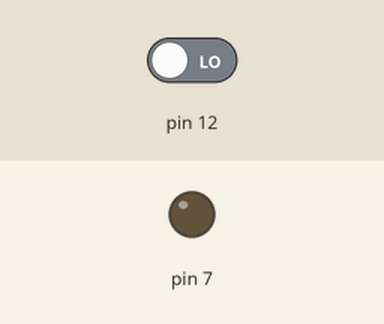
Recording of a sketch running on a simulated Arduino Uno, built with avr-gcc and run on an emulated ATmega328P. Parts: output pins drawn as LEDs (lit = HIGH). Inputs (shaded band) come from the test bench; at power-on: pin 12 LOW.

Above: at 1.2 s.
1.3 s: pin 12 driven HIGH
At 1.8 s:
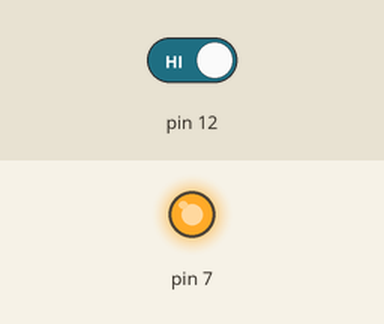
2.8 s: pin 12 driven LOW
At 4.1 s:
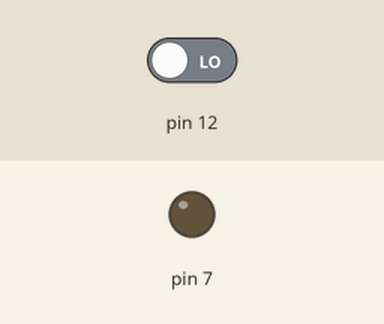
Timing chart, 0 to 5.8 s (numbered marks = the images above; inputs shaded):
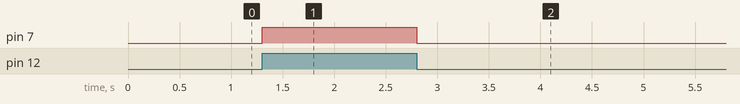

Measured:
- after the input at 1.3 s, pin 7: LOW → HIGH at once
- after the input at 2.8 s, pin 7: HIGH → LOW at once

The sketch:

CODE.ino
```cpp
void setup()
{
pinMode(12,INPUT);
pinMode(7,OUTPUT);
}

void loop()
{
if(digitalRead(12)==HIGH)
{
digitalWrite(7,HIGH);
}
else
{
 digitalWrite(7,LOW);
}
}
```
